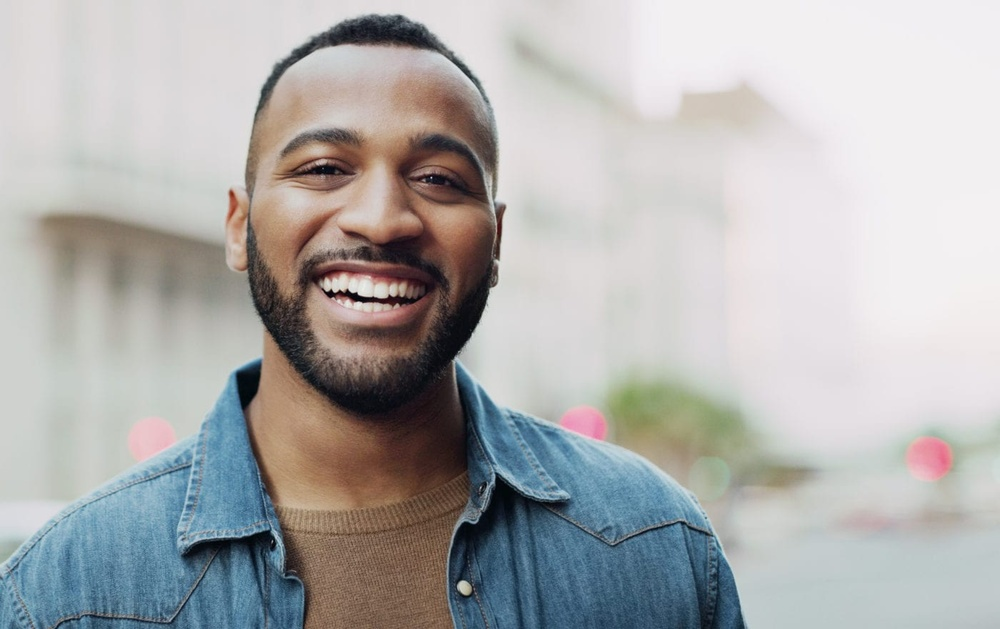
#> input picture Tensorflow_Eg/ImageClassification-main/data/happy/05-12-21-happy-people.jpg, 1000 x 629 px, shrunk from 1400 x 880 before the run, given in place of the camera
$ python step_3_camera_face_detect.py
#> lines starting #> are read from the running program, lines starting #| are printed output that depends on the picture; after the words box and inside, x2 and y2 are one past the last pixel; in counts of white or black regions, pixels touching at a corner belong together
"""Test for face detection on video camera.

Move your face around and a green box will identify your face.
With the test frame in focus, hit `q` to exit.
Note that typing `q` into your terminal will do nothing.
"""

import cv2


def main():
    cap = cv2.VideoCapture(0)

    # initialize front face classifier
    cascade = cv2.CascadeClassifier(
        "assets/haarcascade_frontalface_default.xml")

    while True:
        # Capture frame-by-frame
        ret, frame = cap.read()
#> frame is the input picture: shape (629, 1000, 3); mean B, G, R 174.3, 174.9, 175.3

        # Convert to black-and-white
        gray = cv2.cvtColor(frame, cv2.COLOR_BGR2GRAY)
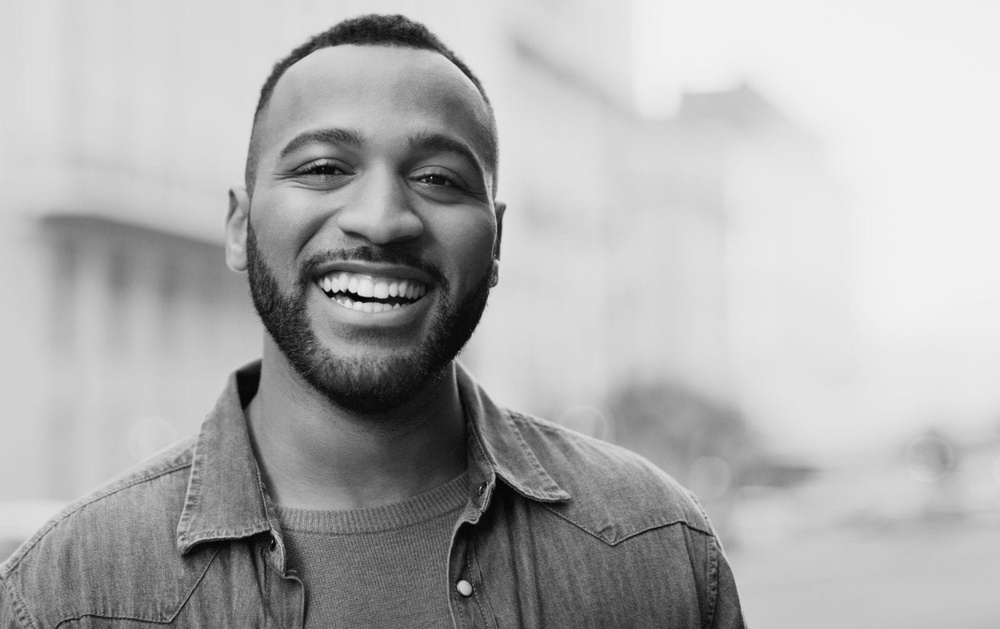
#> gray: shape (629, 1000); min 1, max 243, mean 175
        blackwhite = cv2.equalizeHist(gray)
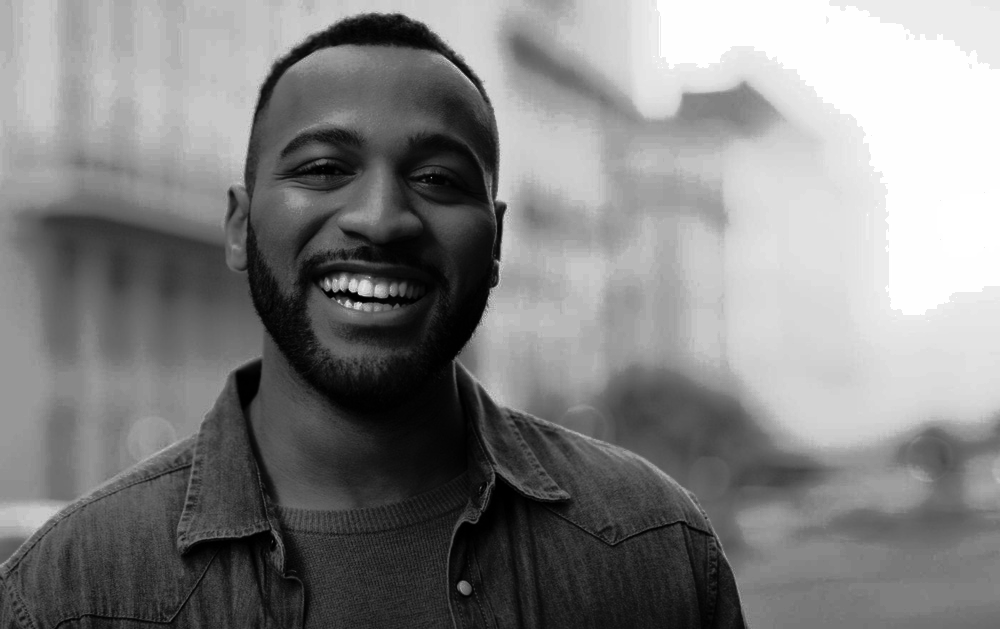
#> blackwhite: shape (629, 1000); min 0, max 255, mean 129.1

        # Detect faces
        rects = cascade.detectMultiScale(
            blackwhite, scaleFactor=1.3, minNeighbors=4, minSize=(30, 30),
            flags=cv2.CASCADE_SCALE_IMAGE)
#> rects = [[246, 63, 276, 276]]

        # Add all bounding boxes to the image
        for x, y, w, h in rects:
            cv2.rectangle(frame, (x, y), (x + w, y + h), (0, 255, 0), 2)
#> this loop made 1 pass
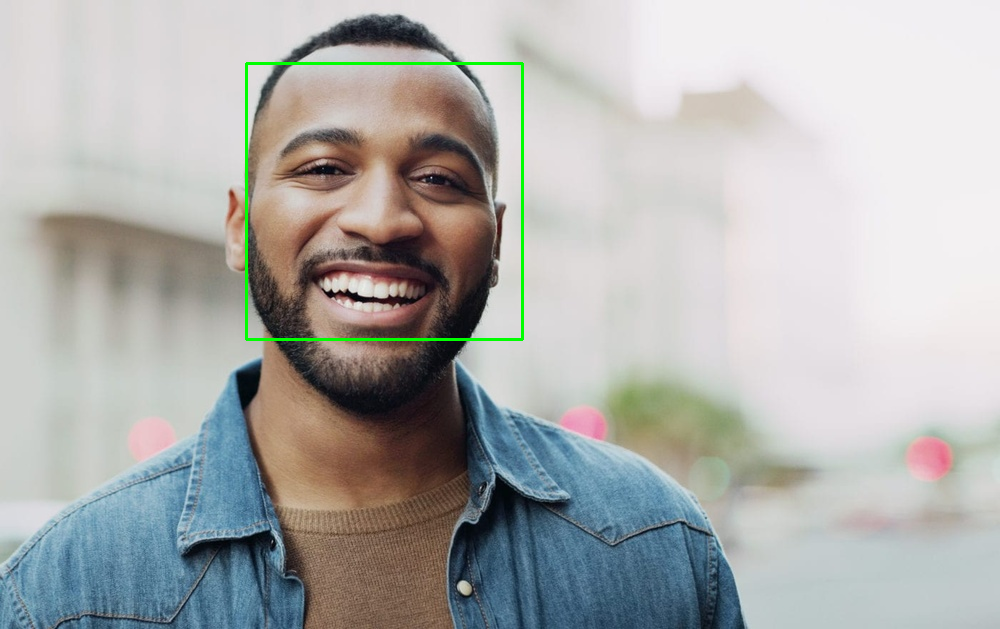
#> frame: shape (629, 1000, 3); 0.53% of pixels changed, all inside (x1, y1, x2, y2) = (245, 62, 524, 341)

        # Display the resulting frame
        cv2.imshow('frame', frame)
        if cv2.waitKey(1) & 0xFF == ord('q'):
#> (key q is pressed here)
            break

    # When everything done, release the capture
    cap.release()
    cv2.destroyAllWindows()


if __name__ == '__main__':
    main()

$ run again, on Tensorflow_Eg/ImageClassification-main/data/happy/1-2.jpg
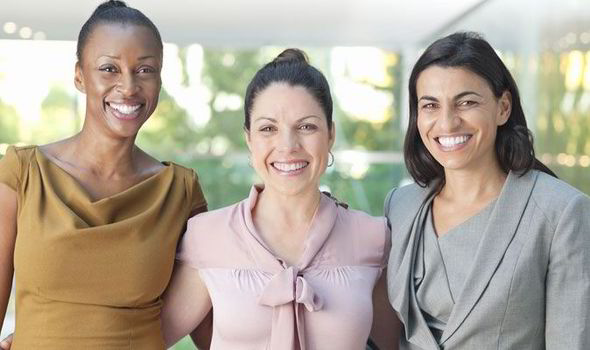
#> input picture Tensorflow_Eg/ImageClassification-main/data/happy/1-2.jpg, 590 x 350 px, given in place of the camera
#> in main, frame is the input picture: shape (350, 590, 3); mean B, G, R 152.7, 167.1, 177.3
#> in main, `blackwhite = cv2.equalizeHist(gray)`:
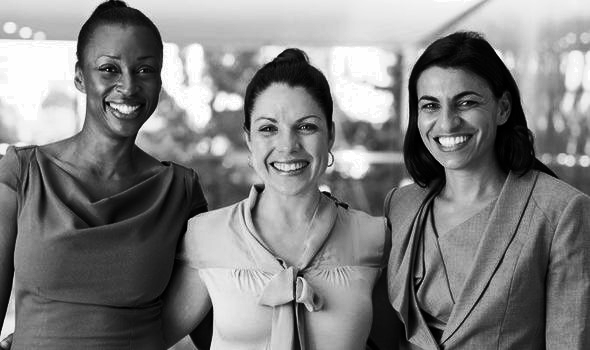
#> blackwhite: shape (350, 590); min 0, max 255, mean 128.3
#> rects = [[84, 36, 85, 85], [401, 68, 94, 94], [239, 90, 97, 97]]
#> the loop in main, `for x, y, w, h in rects:` made 3 passes
#> after the loop in main, `for x, y, w, h in rects:`:
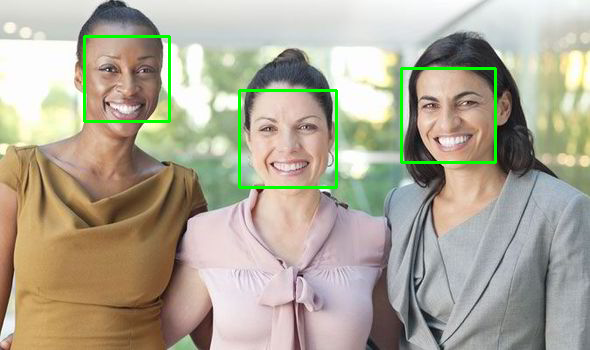
#> frame: shape (350, 590, 3); 1.6% of pixels changed, all inside (x1, y1, x2, y2) = (83, 35, 497, 189)
